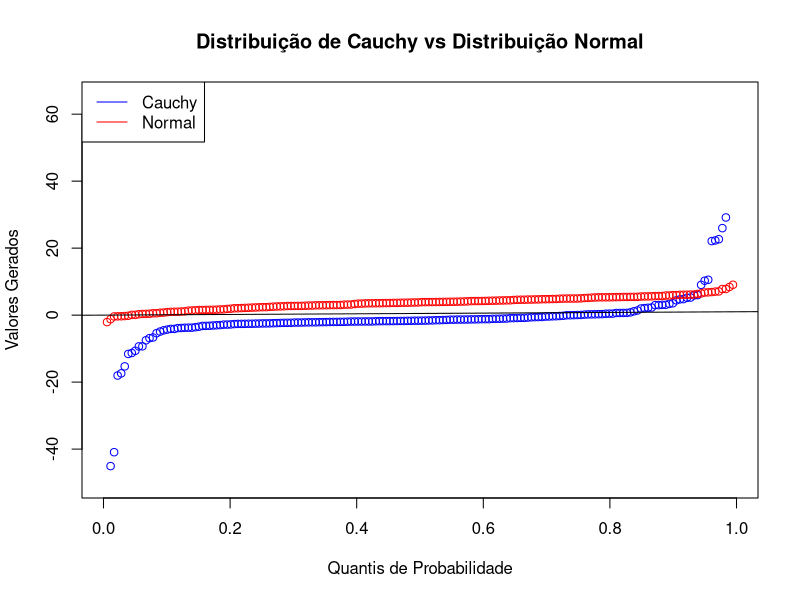

The R source for this figure:
set.seed(1501)

n <- 178

# Amostra da distribuição de Cauchy
cauchy_sample <- rcauchy(n, location = -1.6, scale = 1)
ordered_cauchy <- sort(cauchy_sample)

quantiles_cauchy <- rep(0, n)
for (i in 1:n) {
  quantiles_cauchy[i] <- i / (n + 1)
}

# Amostra da distribuição normal
mu <- 3.6
sigma <- sqrt(3.4)
normal_sample <- rnorm(n, mean = mu, sd = sigma)
ordered_normal <- sort(normal_sample)

quantiles_normal <- rep(0, n)
for (i in 1:n) {
  quantiles_normal[i] <- i / (n + 1)
}

# Gráfico
plot(quantiles_cauchy, ordered_cauchy, type = "p", col = "blue",
     xlab = "Quantis de Probabilidade", ylab = "Valores Gerados",
     main = "Distribuição de Cauchy vs Distribuição Normal",
     ylim=c(-50,65))

lines(quantiles_normal, ordered_normal, type = "p", col = "red")

abline(a = 0, b = 1, lty = 1)

legend("topleft", legend = c("Cauchy", "Normal"), col = c("blue", "red"), lty = 1,)
